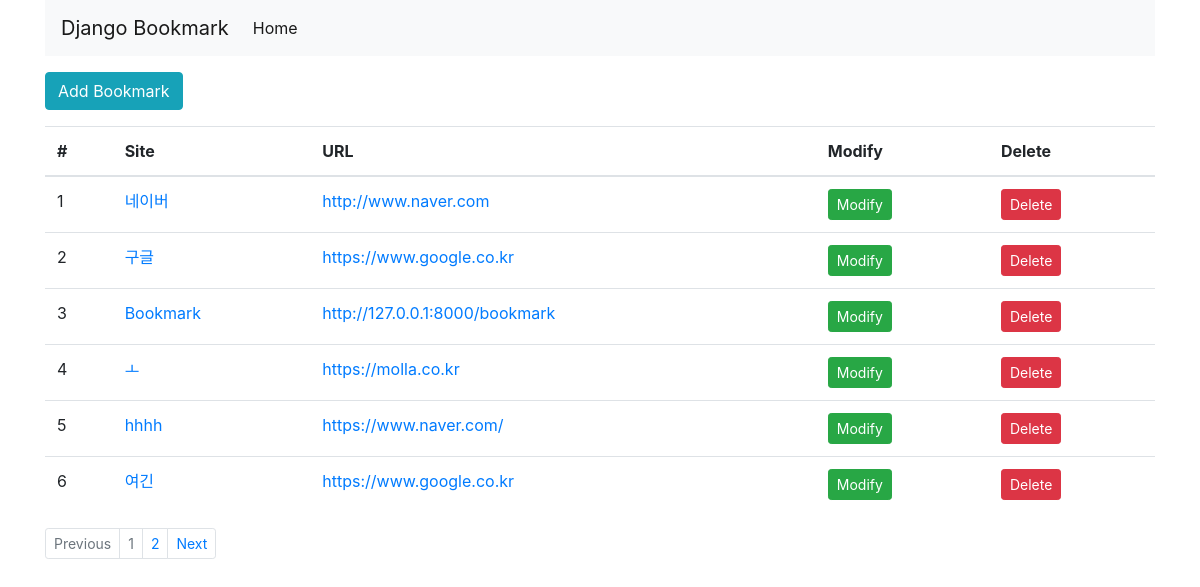
Screenshot of /bookmark/ with the database file from the repository.
### bookmark/models.py (models this page shows, shortened)
class Bookmark(models.Model):
    site_name = models.CharField(max_length=100)
    url = models.URLField('Site URL')

### bookmark/views.py (the view)
# urls.py: path('', BookmarkListView.as_view(), name='list'),
class BookmarkListView(ListView):
    model = Bookmark
    paginate_by = 6

### bookmark/templates/bookmark/bookmark_list.html (shortened to what this page needs)
{% extends 'base.html' %}
{% block content %}
    <div class="btn-group">
        <a href="{% url 'add' %}" class="btn btn-info">Add Bookmark</a>
    </div>
    <table class="table">
        <thead>
            <tr>
                <th scope="col">#</th>
                <th scope="col">Site</th>
                <th scope="col">URL</th>
                <th scope="col">Modify</th>
                <th scope="col">Delete</th>
            </tr>
        </thead>
        <tbody>
            {% for bookmark in object_list %}
                <tr>
                    <td>{{forloop.counter}}</td>
                    <td><a href="{% url 'detail' pk=bookmark.id %}">{{bookmark.site_name}}</a></td>
                    <td><a href="{{bookmark.url}}" target="_blank">{{bookmark.url}}</a></td>
                    <td><a href="{% url 'update' pk=bookmark.id %}" class="btn btn-success btn-sm">Modify</a></td>
                    <td><a href="{% url 'delete' pk=bookmark.id %}" class="btn btn-danger btn-sm">Delete</a></td>
                </tr>
            {% endfor %}
        </tbody>
    </table>
{% endblock %}
{% block pagination %}
    {% if is_paginated %}
        <ul class="pagination jistify-content-center pagination-sm">
            {% if page_obj.has_previous %}
                <li class="page-item">
                    <a class="page-link" href="{% url 'list' %}?page={{ page_obj.previous_page_number }}" tabindex="-1">Previous</a>
                </li>
            {% else %}
            <li class="page-item disabled">
                <a class="page-link" href="#" tabindex="-1">Previous</a>
            </li>
            {%endif %}
            {% for object in page_obj.paginator.page_range %}
                <li class="page-item {% if page_obj.number == forloop.counter %} disabled{% endif %}">
                    <a class="page-link" href="{{ request.path }}?page={{ forloop.counter }}">{{ forloop.counter }}</a>
                </li>
            {% endfor %}
            {% if page_obj.has_next %}
                <li class="page-item">
                    <a class="page-link" href="{% url 'list' %}?page={{ page_obj.next_page_number }}">Next</a>
                </li>
            {% else %}
                <li class="page-item disabled">
                    <a class="page-link" href="#">Next</a>
                </li>
            {% endif %}
        </ul>
    {% endif %}
{% endblock %}

### templates/base.html (shortened to what this page needs)
<!DOCTYPE html>
<html lang="en">
<head>
    <link rel="stylesheet" href="https://stackpath.bootstrapcdn.com/bootstrap/4.3.1/css/bootstrap.min.css">
</head>
<body>
    <div class="container">
        <nav class="navbar navbar-expand-lg navbar-light bg-light">
            <a class="navbar-brand" href="#">Django Bookmark</a>
            <div class="collapse navbar-collapse" id="navbarSupportedContent">
                <ul class="navbar-nav mr-auto">
                    <li class="nav-item active">
                        <a class="nav-link" href="#">Home <span class="sr-only">(current)</span></a>
                    </li>
                </ul>
            </div>
        </nav>
        <div class="row">
            <div class="col">
                {% block content %}
                {% endblock %}
                {% block pagination %}
                {% endblock %}
            </div>
        </div>
    </div>
</body>
</html>

### rows the page displays
Bookmark: site_name "네이버", url "http://www.naver.com"
Bookmark: site_name "구글", url "https://www.google.co.kr"
Bookmark: site_name "Bookmark", url "http://127.0.0.1:8000/bookmark"
Bookmark: site_name "ㅗ", url "https://molla.co.kr"
Bookmark: site_name "hhhh", url "https://www.naver.com/"
Bookmark: site_name "여긴", url "https://www.google.co.kr"
